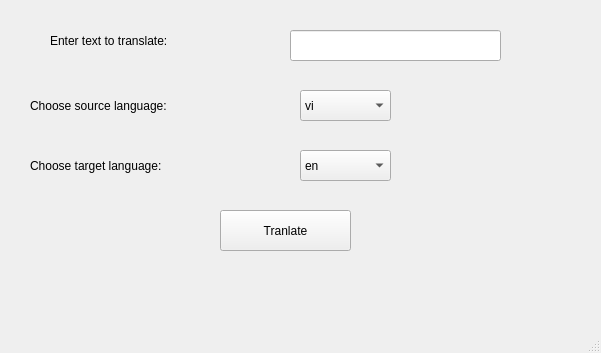
<?xml version="1.0" encoding="UTF-8"?>
<ui version="4.0">
 <class>MainWindow</class>
 <widget class="QMainWindow" name="MainWindow">
  <property name="geometry">
   <rect>
    <x>0</x>
    <y>0</y>
    <width>601</width>
    <height>353</height>
   </rect>
  </property>
  <property name="windowTitle">
   <string>Text Translate-Thanh Ngan</string>
  </property>
  <widget class="QWidget" name="centralwidget">
   <widget class="QLabel" name="label">
    <property name="geometry">
     <rect>
      <x>50</x>
      <y>30</y>
      <width>211</width>
      <height>21</height>
     </rect>
    </property>
    <property name="styleSheet">
     <string notr="true">font: 12pt &quot;MS Shell Dlg 2&quot;;</string>
    </property>
    <property name="text">
     <string>Enter text to translate:</string>
    </property>
   </widget>
   <widget class="QLabel" name="label_2">
    <property name="geometry">
     <rect>
      <x>30</x>
      <y>90</y>
      <width>231</width>
      <height>31</height>
     </rect>
    </property>
    <property name="styleSheet">
     <string notr="true">font: 12pt &quot;MS Shell Dlg 2&quot;;</string>
    </property>
    <property name="text">
     <string>Choose source language:</string>
    </property>
   </widget>
   <widget class="QLabel" name="label_3">
    <property name="geometry">
     <rect>
      <x>30</x>
      <y>150</y>
      <width>231</width>
      <height>31</height>
     </rect>
    </property>
    <property name="styleSheet">
     <string notr="true">font: 12pt &quot;MS Shell Dlg 2&quot;;</string>
    </property>
    <property name="text">
     <string>Choose target language:</string>
    </property>
   </widget>
   <widget class="QLineEdit" name="lineEditText">
    <property name="geometry">
     <rect>
      <x>290</x>
      <y>30</y>
      <width>211</width>
      <height>31</height>
     </rect>
    </property>
   </widget>
   <widget class="QPushButton" name="pushButton">
    <property name="geometry">
     <rect>
      <x>220</x>
      <y>210</y>
      <width>131</width>
      <height>41</height>
     </rect>
    </property>
    <property name="text">
     <string>Tranlate</string>
    </property>
   </widget>
   <widget class="QLabel" name="labelResult">
    <property name="geometry">
     <rect>
      <x>180</x>
      <y>270</y>
      <width>211</width>
      <height>21</height>
     </rect>
    </property>
    <property name="styleSheet">
     <string notr="true">font: 12pt &quot;MS Shell Dlg 2&quot;;</string>
    </property>
    <property name="text">
     <string/>
    </property>
   </widget>
   <widget class="QComboBox" name="comboBoxSource">
    <property name="geometry">
     <rect>
      <x>300</x>
      <y>90</y>
      <width>91</width>
      <height>31</height>
     </rect>
    </property>
    <item>
     <property name="text">
      <string>vi</string>
     </property>
    </item>
    <item>
     <property name="text">
      <string>en</string>
     </property>
    </item>
   </widget>
   <widget class="QComboBox" name="comboBoxTarget">
    <property name="geometry">
     <rect>
      <x>300</x>
      <y>150</y>
      <width>91</width>
      <height>31</height>
     </rect>
    </property>
    <item>
     <property name="text">
      <string>en</string>
     </property>
    </item>
    <item>
     <property name="text">
      <string>vi</string>
     </property>
    </item>
   </widget>
  </widget>
  <widget class="QMenuBar" name="menubar">
   <property name="geometry">
    <rect>
     <x>0</x>
     <y>0</y>
     <width>601</width>
     <height>33</height>
    </rect>
   </property>
  </widget>
  <widget class="QStatusBar" name="statusbar"/>
 </widget>
 <resources/>
 <connections/>
</ui>
